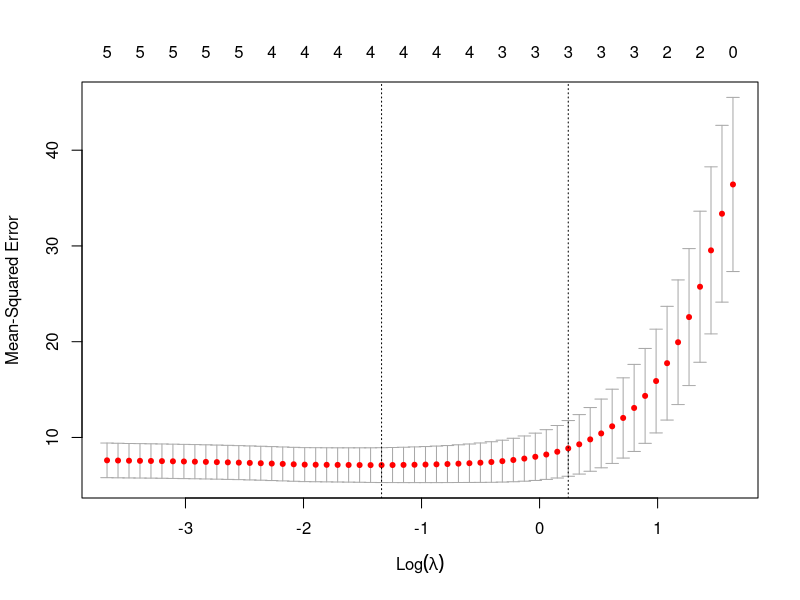

R code for this plot:
## ---- chunk 1
# install.packages("glmnet") # Instalar el paquete
library(glmnet)
head(mtcars)
## ---- chunk 2
# definir la variable resultado
y <- mtcars$mpg

# definir las variables predictoras
x <- data.matrix(mtcars[, c("cyl", "hp", "wt", "drat", "gear")])
## ---- chunk 3
# validación cruzada
cv_model <- cv.glmnet(x, y, alpha = 1)  # Cambiar el parámetro alpha da lugar a otros tipos de regresión

# encontrar el valor lambda que minimiza el MSE
best_lambda <- cv_model$lambda.min
best_lambda

# mostrar los resultados en un gráfico
plot(cv_model)
## ---- chunk 4
# coeficientes del modelo 
best_model <- glmnet(x, y, alpha = 1, lambda = best_lambda)
coef(best_model)
## ---- chunk 5
linear_model <- lm(mpg ~ cyl + hp + wt + drat + gear, data = mtcars)
cbind(coef(best_model), "Linear" = coef(linear_model))
## ---- chunk 6
#| include: false

# To-Do:
# Buscar una base de datos de ejemplo mejor
# Posibles artículos:
# - Multicolinearidad
# - K-fold validation
# - Bias/variance tradeoff
# - Ridge regression
